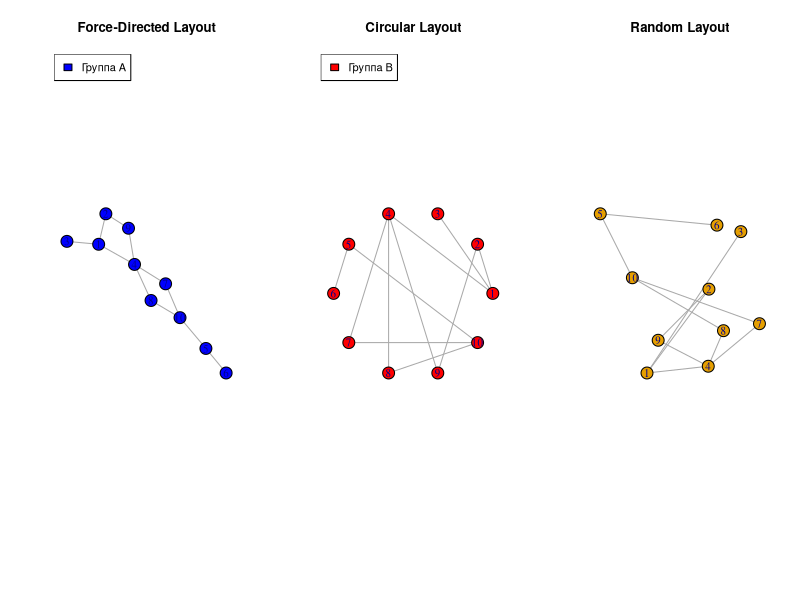

Source code (R): (Note: this script raises an error after producing the figure.)
# Установите и подключите библиотеку igraph
# install.packages("igraph")
library(igraph)

# 1. R-функция для создания матрицы смежности из случайных данных
create_adjacency_matrix <- function(nodes, edges) {
  adjacency_matrix <- matrix(0, nrow = nodes, ncol = nodes)
  for (i in 1:edges) {
    from <- sample(1:nodes, 1)
    to <- sample(1:nodes, 1)
    if (from != to) {
      adjacency_matrix[from, to] <- 1
      adjacency_matrix[to, from] <- 1
    }
  }
  rownames(adjacency_matrix) <- colnames(adjacency_matrix) <- 1:nodes
  return(adjacency_matrix)
}

# 2. Создание графа на основе матрицы смежности
create_graph <- function(adjacency_matrix) {
  g <- graph_from_adjacency_matrix(adjacency_matrix, mode = "undirected")
  return(g)
}

# 3. Визуализация графа с разными вариантами укладки
visualize_graph <- function(graph) {
  par(mfrow=c(1, 3))  # Разбиваем графику на три части
  plot(graph, layout = layout_with_fr(graph), main = "Force-Directed Layout", vertex.color = "blue")
  legend("topleft", legend = "Группа A", fill = "blue")
  
  plot(graph, layout = layout_in_circle(graph), main = "Circular Layout", vertex.color = "red")
  legend("topleft", legend = "Группа B", fill = "red")
  
  plot(graph, layout = layout_randomly(graph), main = "Random Layout")
}

# Вызов функций
nodes <- 10
edges <- 15
adjacency_matrix <- create_adjacency_matrix(nodes, edges)
graph <- create_graph(adjacency_matrix)
visualize_graph(graph)

write.csv(adjacency_matrix, file = "adjacency_matrix.csv", row.names = FALSE)
png("payment_graph.png", width = 800, height = 800)
plot(graph, layout = layout_fr, vertex.color = "lightblue")
dev.off()
